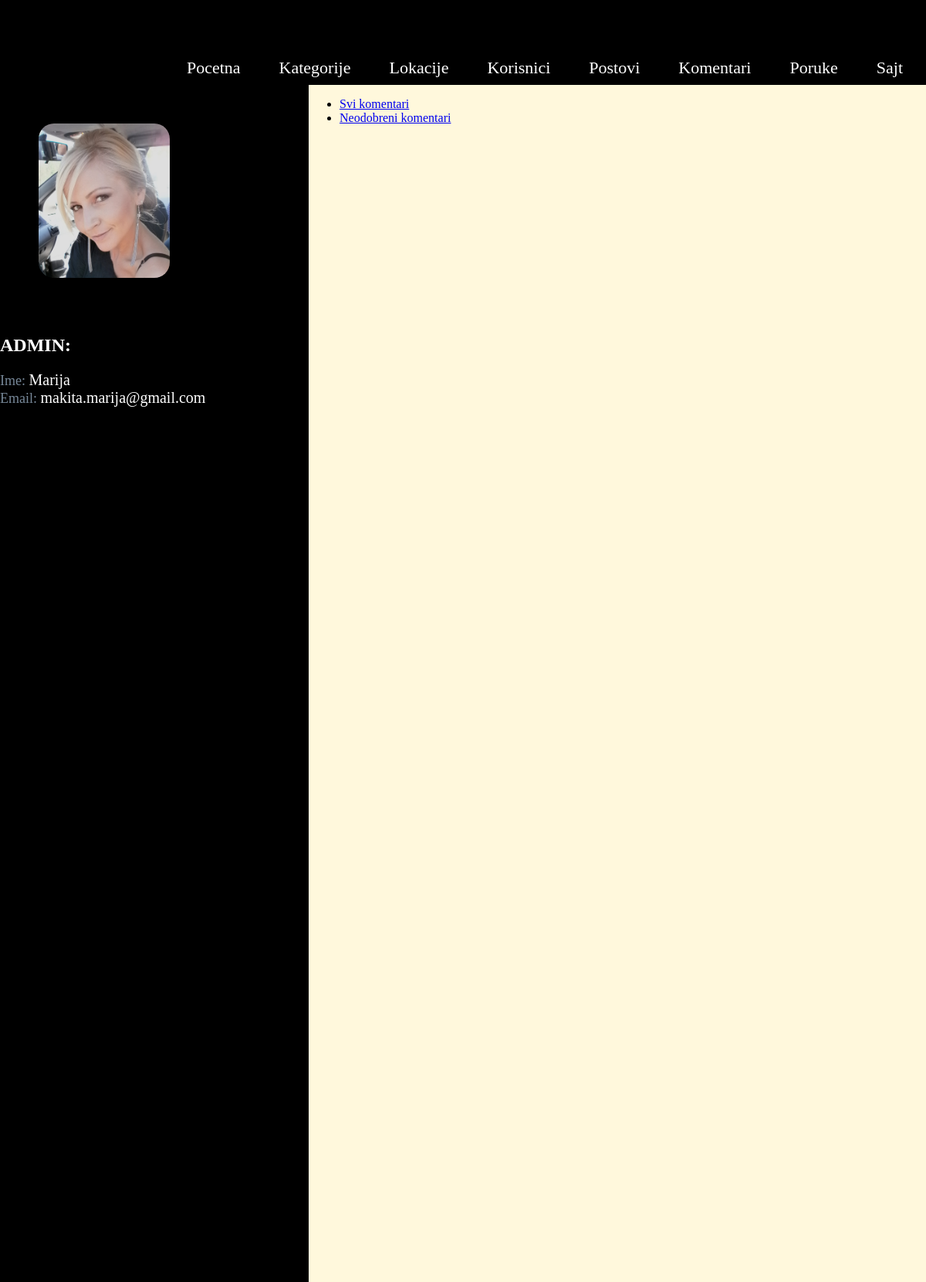
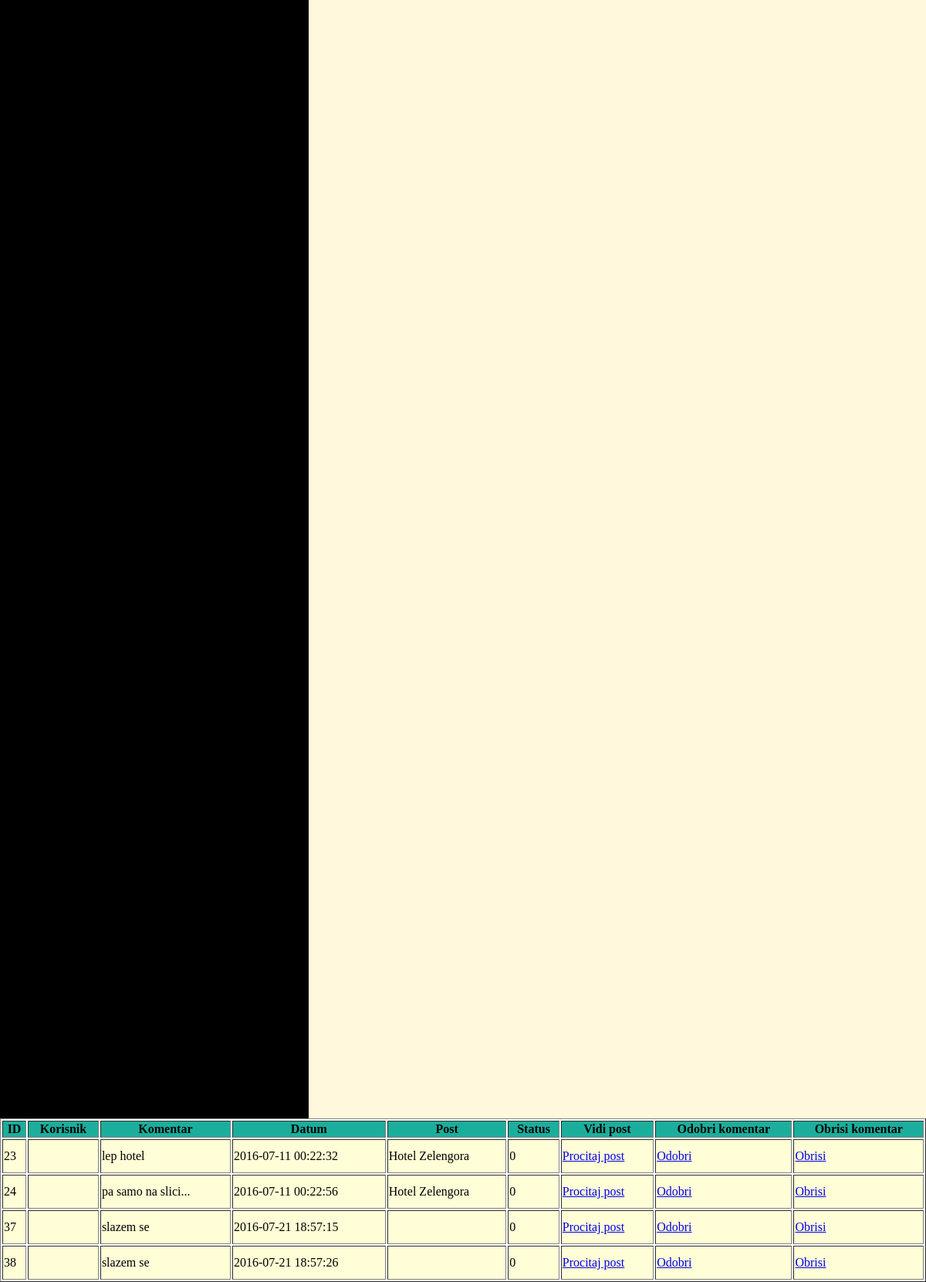
Page /admin/home.php?page=newcomments (signed in) on the committed database (2 pictures, top to bottom).
### tables this page shows
CREATE TABLE `user` (
  `id` int(11) NOT NULL,
  `name` varchar(255) NOT NULL,
  `email` varchar(255) NOT NULL,
  `password` varchar(255) NOT NULL,
  `date` timestamp NOT NULL DEFAULT CURRENT_TIMESTAMP,
  `admin` tinyint(4) NOT NULL DEFAULT '0',
  `status` tinyint(4) NOT NULL DEFAULT '0',
  `is_logged` tinyint(4) NOT NULL DEFAULT '0',
  `superadmin` tinyint(4) NOT NULL DEFAULT '0',
  `is_deleted` tinyint(4) NOT NULL DEFAULT '0',
  `is_blocked` tinyint(4) NOT NULL DEFAULT '0',
  `image` varchar(255) NOT NULL
);

CREATE TABLE `comments` (
  `id` int(11) NOT NULL,
  `comment_id` int(11) NOT NULL DEFAULT '0',
  `user_id` int(11) NOT NULL,
  `content` text NOT NULL,
  `post_id` int(11) NOT NULL,
  `date` timestamp NOT NULL DEFAULT CURRENT_TIMESTAMP,
  `status` tinyint(4) NOT NULL DEFAULT '0',
  `is_deleted` tinyint(4) NOT NULL DEFAULT '0'
);

CREATE TABLE `posts` (
  `post_id` int(11) NOT NULL,
  `title` varchar(255) NOT NULL,
  `content` text NOT NULL,
  `user_id` int(11) NOT NULL,
  `id_category` int(11) NOT NULL,
  `id_place` int(11) NOT NULL,
  `address` varchar(255) NOT NULL,
  `lat` double NOT NULL DEFAULT '0',
  `lon` double NOT NULL DEFAULT '0',
  `date` timestamp NOT NULL DEFAULT CURRENT_TIMESTAMP,
  `is_deleted` tinyint(4) NOT NULL DEFAULT '0',
  `post_img` longtext NOT NULL,
  `descript` varchar(1000) NOT NULL,
  `admin_approved` tinyint(4) NOT NULL DEFAULT '0',
  `rating` float NOT NULL
);

### models/Connect.php (called while the page is built, shortened)
<?php
class Connect{
    private static $_instance = null;
    public static function getInstance(){
        if(is_null(self::$_instance)){
            self::$_instance = new PDO("mysql:host=127.0.0.1;dbname=openserbia", "root", "");
        }
        return self::$_instance;
    }
}

### models/Model.php (called while the page is built, shortened)
<?php
abstract class Model
{
    public function __construct()
    {
        $this->db = Connect::getInstance();
    }
}

### models/User.php (called while the page is built, shortened)
<?php
class User extends Model
{
    public function getUserById($id){
        $query = $this->db->prepare('SELECT * FROM user WHERE id=?;');
        if( $query && $query->execute([$id]) ) {
            $result = $query->fetch(PDO::FETCH_ASSOC);
            return $result;
        }
        return null;
    }
}

### admin/controllers/newcomments.php (called while the page is built)
<?php
$comm = new Comments();
$comment= $comm->getNoApprovedComm();
include __DIR__ . '../../views/newcomments.php';

### models/Comments.php (called while the page is built, shortened)
<?php
class Comments extends Model
{
    public function getNoApprovedComm()
    {
        $query = $this->db->prepare('SELECT * FROM comments WHERE status=0 AND is_deleted=0');
        if($query && $query->execute()){
            return $query->fetchAll(PDO::FETCH_ASSOC);
        }
        return null;
    }
}

### models/Post.php (called while the page is built, shortened)
<?php
class Post extends Model
{
    public function getPostById($post_id)
    {
       $query = $this->db->prepare('SELECT * FROM posts WHERE post_id=?');
       if($query && $query->execute([$post_id])) {
        return $query->fetch(PDO::FETCH_ASSOC);
        }
       return null;
    }
}

### admin/views/newcomments.php (the view)
<div class="admin_subnav">
    <ul>
        <li><a href="?page=comments">Svi komentari</a> </li>
        <li><a href="?page=newcomments">Neodobreni komentari </a> </li>
    </ul>
</div>
<table border="1">
    <thead>
    <tr>
        <th>ID</th>
        <th>Korisnik</th>
        <th>Komentar</th>
        <th>Datum</th>
        <th>Post</th>
        <th>Status</th>
        <th>Vidi post</th>
        <th>Odobri komentar</th>
        <th>Obrisi komentar</th>
    </tr>
    </thead>
    <tbody>
    <?php foreach($comment as $c){
        $users = new User();
        $user=$users->getUserById($c['id']);
        $posts= new Post();
        $post=$posts->getPostById($c['post_id']);
        ?>
        <tr>
            <td><?php echo $c['id'] ?></td>
            <td><?php echo $user['name'] ?></td>
            <td><?php echo $c['content'] ?></td>
            <td><?php echo $c['date'] ?></td>
            <td><?php echo $post['title'] ?></td>
            <td><?php echo $c['status'] ?></td>
            <td><a href="?page=post&post_id=<?php echo $c['post_id']?>">Procitaj post</a></td>
            <td><a href="?page=admin&action=comm_approved&com_id=<?php echo $c['id'] ?> ">Odobri</a></td>
            <td><a href="?page=delete&action=comm_delete&com_id=<?php echo $c['id'] ?> ">Obrisi</a></td>
        </tr>
    <?php } ?>
    </tbody>
</table>

### admin/home.php (shortened to what this page needs)
<!DOCTYPE html>
<html>
<head>
    <link rel="stylesheet" type="text/css" href="../style.css">
</head>
<body>
<div id="wrapper">
<?php
    if($_SESSION['admin'] == 1) {
        $users = new User();
        $a = $users->getUserById($_SESSION['id']);
        ?>
        <div id="admin_header">
            <div class="nav" id="admin_nav">
                <ul>
                    <li><a href="home.php?page=home">Pocetna</a></li>
                    <li><a href="home.php?page=categories">Kategorije</a></li>
                    <li><a href="home.php?page=locations">Lokacije</a></li>
                    <li><a href="home.php?page=users">Korisnici</a></li>
                    <li><a href="home.php?page=posts">Postovi</a></li>
                    <li><a href="home.php?page=comments">Komentari</a></li>
                    <li><a href="home.php?page=inbox">Poruke</a></li>
                    <li><a href="../index.php">Sajt</a></li>
                </ul>
            </div>
        </div>
        <div class="content_admin">
            <div class="sidebar">
                <div class="nav">
                    <?php
                    echo "<img class='prof' src='../images/" . $a['image'] . "'><br>";
                    echo "<h2 class='admin'>ADMIN:</h2>";
                    echo "<span class='font'>Ime: </span><span class='admin_text'>" . $a['name'] . "</span><br>";
                    echo "<span class='font'>Email: </span><span class='admin_text'>" . $a['email'] . "</span><br>";
                    ?>
                </div>
            </div>
            <div class="main">
                <?php require_once __DIR__ . '/controllers/' . $_GET['page'] . '.php'; ?>
            </div>
        </div>
        <?php
    }else{
        echo "<p class='err_admin'>Ne mozete pristupiti stranici  ukoliko niste admin.</p>";
    }
?>
</div>
</body>
</html>

### style.css (style rules this page uses)
body { margin:0; padding: 0; font-family: Tahoma; }
table { width: 1200px; }
thead { background-color: rgb(28, 174, 156); }
td { height: 40px; background-color: rgb(255, 254, 214); }
#wrapper { clear: both; margin: 0 auto; }
.nav { float: left; }
.nav ul { margin: 0; padding-top: 200px; list-style: none; }
.nav ul li { float: left; position: relative; background-color: rgba(0, 0, 0, 0.7); border-radius: 15px 15px 0 0 ; margin-right: 10px; }
.nav ul li a { display: block; text-decoration: none; padding: 15px 20px; height: 18px; font-size: 22px; }
.nav ul li a:link, .nav ul li a:visited { color: #fff; }
#admin_header { height: 100px; color: black; }
#admin_nav { height: 100px; }
#admin_nav ul { padding-top: 60px; }
img.prof { margin: 50px; width:170px; height:200px; border-radius: 20px; }
.font { font-size: 18px; color: lightslategray; }
.content_admin { width: 100%; height: auto; }
.sidebar { width: 400px; float: left; background-color: black; height: 3000px; }
.main { background-color: cornsilk; height: 3000px; }
#admin_nav { background-color: black; float: right; }
#admin_header { background-color: black; height: 110px; }
.admin_text { color: white; font-size: 20px; }
h2.admin { color:white; }
.admin_subnav { overflow: hidden; }

### rows in the picture
user: image (picture), name "Marija", email "makita.marija@gmail.com"
comments: id "23", content "lep hotel", date "2016-07-11 00:22:32", post.title "Hotel Zelengora", status "0"
comments: id "24", content "pa samo na slici...", date "2016-07-11 00:22:56", post.title "Hotel Zelengora", status "0"
comments: id "37", content "slazem se", date "2016-07-21 18:57:15", status "0"
comments: id "38", content "slazem se", date "2016-07-21 18:57:26", status "0"
